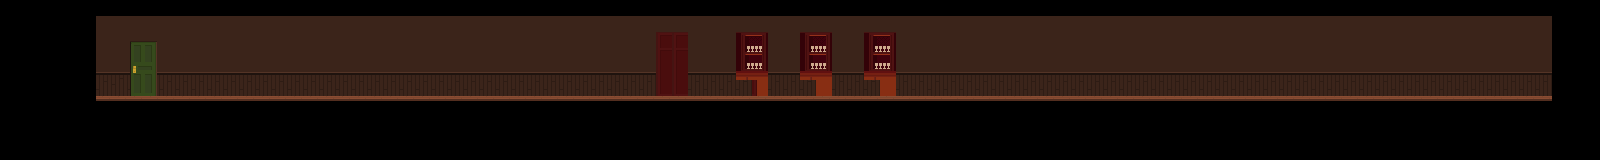

The image is a tile-based game level rendered from a .tmx file. Its description and source (layers, tilesets, objects; grid data summarised) follow:
An orthogonal 100x10 tile map with 16x16 px tiles, 4 tile layers (bg1, bg2, ground, fg), 2 tilesets and 3 objects (outside, Spawn).

<map version="1.0" orientation="orthogonal" renderorder="right-down" width="100" height="10" tilewidth="16" tileheight="16" nextobjectid="29">
 <properties>
  <property name="ambient" value="INDOOR" />
  <property name="bgm" value="Bright Days" />
 </properties>
 <tileset firstgid="1" name="indoors" tilewidth="16" tileheight="16">
  <image source="tilesets/indoors.png" width="960" height="771" />
 </tileset>
 <tileset firstgid="2881" name="tileset" tilewidth="16" tileheight="16">
  <image source="tilesets/housing.png" width="960" height="771" />
 </tileset>
 <layer name="bg1" width="100" height="10">
  <data>[1000 cells, 462 non-empty, 15 distinct tile ids]</data>
 </layer>
 <layer name="bg2" width="100" height="10">
  <data>[1000 cells, 31 non-empty, 13 distinct tile ids]</data>
 </layer>
 <layer name="ground" width="100" height="10">
  <data>[1000 cells, 387 non-empty, 2 distinct tile ids]</data>
 </layer>
 <layer name="fg" width="100" height="10">
  <data>[1000 cells, 0 non-empty, 0 distinct tile ids]</data>
 </layer>
 <objectgroup name="entities">
  <properties>
   <property name="spawn" value="" />
  </properties>
  <object id="26" name="outside" x="130.44" y="41.9545" width="25.2878" height="53.9394">
   <properties>
    <property name="ID" value="1" />
    <property name="next" value="Residential District N" />
    <property name="nextWarp" value="3" />
    <property name="warp" value="" />
   </properties>
  </object>
  <object id="27" name="Spawn" x="160" y="80" width="16" height="16">
   <properties>
    <property name="spawn" value="" />
   </properties>
  </object>
  <object id="28" x="224.5" y="79.75" width="16" height="16">
   <properties>
    <property name="ID" value="1" />
    <property name="NPC" value="gangster1" />
    <property name="layer" value="front" />
    <property name="name" value="Darrius" />
    <property name="script" value="realGangsta" />
    <property name="state" value="FACEPLAYER" />
   </properties>
  </object>
 </objectgroup>
</map>
